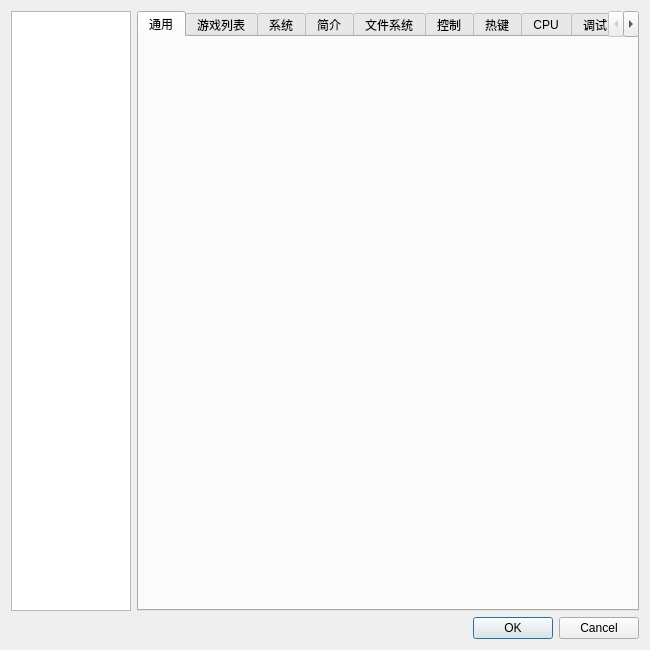
<?xml version="1.0" encoding="UTF-8"?>
<ui version="4.0">
 <class>ConfigureDialog</class>
 <widget class="QDialog" name="ConfigureDialog">
  <property name="geometry">
   <rect>
    <x>0</x>
    <y>0</y>
    <width>650</width>
    <height>650</height>
   </rect>
  </property>
  <property name="minimumSize">
   <size>
    <width>0</width>
    <height>650</height>
   </size>
  </property>
  <property name="windowTitle">
   <string>yuzu 设置</string>
  </property>
  <layout class="QVBoxLayout" name="verticalLayout">
   <item>
    <layout class="QHBoxLayout" name="horizontalLayout">
     <item>
      <widget class="QListWidget" name="selectorList">
       <property name="minimumSize">
        <size>
         <width>120</width>
         <height>0</height>
        </size>
       </property>
       <property name="maximumSize">
        <size>
         <width>120</width>
         <height>16777215</height>
        </size>
       </property>
      </widget>
     </item>
     <item>
      <widget class="QTabWidget" name="tabWidget">
       <property name="currentIndex">
        <number>0</number>
       </property>
       <widget class="ConfigureGeneral" name="generalTab">
        <property name="accessibleName">
         <string>通用</string>
        </property>
        <attribute name="title">
         <string>通用</string>
        </attribute>
       </widget>
       <widget class="ConfigureUi" name="uiTab">
        <property name="accessibleName">
         <string>UI</string>
        </property>
        <attribute name="title">
         <string>游戏列表</string>
        </attribute>
       </widget>
       <widget class="ConfigureSystem" name="systemTab">
        <property name="accessibleName">
         <string>系统</string>
        </property>
        <attribute name="title">
         <string>系统</string>
        </attribute>
       </widget>
       <widget class="ConfigureProfileManager" name="profileManagerTab">
        <property name="accessibleName">
         <string>简介</string>
        </property>
        <attribute name="title">
         <string>简介</string>
        </attribute>
       </widget>
       <widget class="ConfigureFilesystem" name="filesystemTab">
        <property name="accessibleName">
         <string>文件系统</string>
        </property>
        <attribute name="title">
         <string>文件系统</string>
        </attribute>
       </widget>
       <widget class="ConfigureInput" name="inputTab">
        <property name="accessibleName">
         <string>控制</string>
        </property>
        <attribute name="title">
         <string>控制</string>
        </attribute>
       </widget>
       <widget class="ConfigureHotkeys" name="hotkeysTab">
        <property name="accessibleName">
         <string>热键</string>
        </property>
        <attribute name="title">
         <string>热键</string>
        </attribute>
       </widget>
       <widget class="ConfigureCpu" name="cpuTab">
        <property name="accessibleName">
         <string>CPU</string>
        </property>
        <attribute name="title">
         <string>CPU</string>
        </attribute>
       </widget>
       <widget class="ConfigureCpuDebug" name="cpuDebugTab">
        <property name="accessibleName">
         <string>调试</string>
        </property>
        <attribute name="title">
         <string>调试</string>
        </attribute>
       </widget>
       <widget class="ConfigureGraphics" name="graphicsTab">
        <property name="accessibleName">
         <string>图形</string>
        </property>
        <attribute name="title">
         <string>图形</string>
        </attribute>
       </widget>
       <widget class="ConfigureGraphicsAdvanced" name="graphicsAdvancedTab">
        <property name="accessibleName">
         <string>高级</string>
        </property>
        <attribute name="title">
         <string>图形高级</string>
        </attribute>
       </widget>
       <widget class="ConfigureAudio" name="audioTab">
        <property name="accessibleName">
         <string>声音</string>
        </property>
        <attribute name="title">
         <string>声音</string>
        </attribute>
       </widget>
       <widget class="ConfigureDebug" name="debugTab">
        <property name="accessibleName">
         <string>调试</string>
        </property>
        <attribute name="title">
         <string>调试</string>
        </attribute>
       </widget>
       <widget class="ConfigureWeb" name="webTab">
        <property name="accessibleName">
         <string>网络</string>
        </property>
        <attribute name="title">
         <string>网络</string>
        </attribute>
       </widget>
       <widget class="ConfigureService" name="serviceTab">
        <property name="accessibleName">
         <string>服务</string>
        </property>
        <attribute name="title">
         <string>服务</string>
        </attribute>
       </widget>
      </widget>
     </item>
    </layout>
   </item>
   <item>
    <widget class="QDialogButtonBox" name="buttonBox">
     <property name="standardButtons">
      <set>QDialogButtonBox::Cancel|QDialogButtonBox::Ok</set>
     </property>
    </widget>
   </item>
  </layout>
 </widget>
 <customwidgets>
  <customwidget>
   <class>ConfigureGeneral</class>
   <extends>QWidget</extends>
   <header>configuration/configure_general.h</header>
   <container>1</container>
  </customwidget>
  <customwidget>
   <class>ConfigureSystem</class>
   <extends>QWidget</extends>
   <header>configuration/configure_system.h</header>
   <container>1</container>
  </customwidget>
  <customwidget>
   <class>ConfigureProfileManager</class>
   <extends>QWidget</extends>
   <header>configuration/configure_profile_manager.h</header>
   <container>1</container>
  </customwidget>
  <customwidget>
   <class>ConfigureFilesystem</class>
   <extends>QWidget</extends>
   <header>configuration/configure_filesystem.h</header>
   <container>1</container>
  </customwidget>
  <customwidget>
   <class>ConfigureAudio</class>
   <extends>QWidget</extends>
   <header>configuration/configure_audio.h</header>
   <container>1</container>
  </customwidget>
  <customwidget>
   <class>ConfigureDebug</class>
   <extends>QWidget</extends>
   <header>configuration/configure_debug.h</header>
   <container>1</container>
  </customwidget>
  <customwidget>
   <class>ConfigureCpu</class>
   <extends>QWidget</extends>
   <header>configuration/configure_cpu.h</header>
   <container>1</container>
  </customwidget>
  <customwidget>
   <class>ConfigureCpuDebug</class>
   <extends>QWidget</extends>
   <header>configuration/configure_cpu_debug.h</header>
   <container>1</container>
  </customwidget>
  <customwidget>
   <class>ConfigureGraphics</class>
   <extends>QWidget</extends>
   <header>configuration/configure_graphics.h</header>
   <container>1</container>
  </customwidget>
  <customwidget>
   <class>ConfigureGraphicsAdvanced</class>
   <extends>QWidget</extends>
   <header>configuration/configure_graphics_advanced.h</header>
   <container>1</container>
  </customwidget>
  <customwidget>
   <class>ConfigureWeb</class>
   <extends>QWidget</extends>
   <header>configuration/configure_web.h</header>
   <container>1</container>
  </customwidget>
  <customwidget>
   <class>ConfigureUi</class>
   <extends>QWidget</extends>
   <header>configuration/configure_ui.h</header>
   <container>1</container>
  </customwidget>
  <customwidget>
   <class>ConfigureInput</class>
   <extends>QWidget</extends>
   <header>configuration/configure_input.h</header>
   <container>1</container>
  </customwidget>
  <customwidget>
   <class>ConfigureHotkeys</class>
   <extends>QWidget</extends>
   <header>configuration/configure_hotkeys.h</header>
   <container>1</container>
  </customwidget>
  <customwidget>
   <class>ConfigureService</class>
   <extends>QWidget</extends>
   <header>configuration/configure_service.h</header>
   <container>1</container>
  </customwidget>
 </customwidgets>
 <resources/>
 <connections>
  <connection>
   <sender>buttonBox</sender>
   <signal>accepted()</signal>
   <receiver>ConfigureDialog</receiver>
   <slot>accept()</slot>
   <hints>
    <hint type="sourcelabel">
     <x>220</x>
     <y>380</y>
    </hint>
    <hint type="destinationlabel">
     <x>220</x>
     <y>200</y>
    </hint>
   </hints>
  </connection>
  <connection>
   <sender>buttonBox</sender>
   <signal>rejected()</signal>
   <receiver>ConfigureDialog</receiver>
   <slot>reject()</slot>
   <hints>
    <hint type="sourcelabel">
     <x>220</x>
     <y>380</y>
    </hint>
    <hint type="destinationlabel">
     <x>220</x>
     <y>200</y>
    </hint>
   </hints>
  </connection>
 </connections>
</ui>
